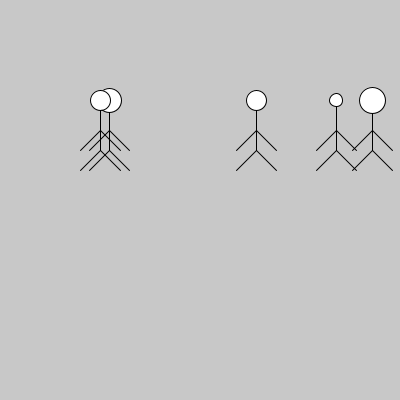
Frame 1 (no input)
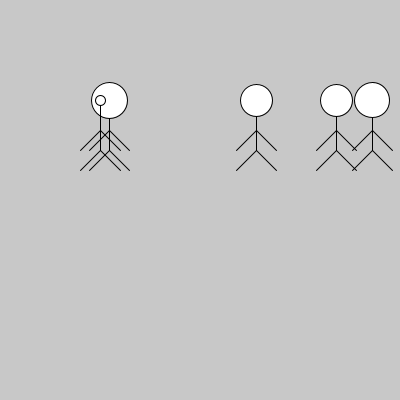
Frame 60 (the mouse pressed at the canvas centre just before this capture)
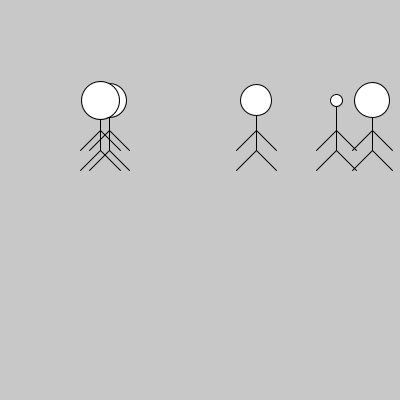
Frame 120 (the mouse held since frame 60 and released just before this capture)

The Processing sketch that drew these frames (run headless with seeded random() and noise(); from frame 60 on, the mouse is pressed at the canvas centre):

// Processing sketch: dibujar_persona_params_cabeza
// ── dibujar_persona_params_cabeza.pde
int posXPersona1, posXPersona2, posXPersona3, posXPersona4, posXPersona5;

void setup() {
  size(400, 400);

  inicializarVariables();
}

void draw() {
  background(200);
  dibujarPersona(posXPersona1, round(random(10,40)));
  dibujarPersona(posXPersona2, round(random(10,40)));
  dibujarPersona(posXPersona3, round(random(10,40)));
  dibujarPersona(posXPersona4, round(random(10,40)));
  dibujarPersona(posXPersona5, round(random(10,40)));
}

void mouseClicked() {
  inicializarVariables();
}

// ── funciones.pde
void dibujarPersona(int posX, int tamCabeza) {
  line(posX, 100, posX, 150); //Cuerpo
  ellipse(posX, 100, tamCabeza, tamCabeza); //Cabeza
  line(posX, 150, posX+20, 170); //Pierna Izq
  line(posX, 150, posX-20, 170); //Pierna Der
  line(posX, 130, posX+20, 150); //Mano Izq
  line(posX, 130, posX-20, 150); //Mano Der
}

void inicializarVariables(){
  posXPersona1 = round(random(10, width-10));
  posXPersona2 = round(random(10, width-10));
  posXPersona3 = round(random(10, width-10));
  posXPersona4 = round(random(10, width-10));
  posXPersona5 = round(random(10, width-10));
}
